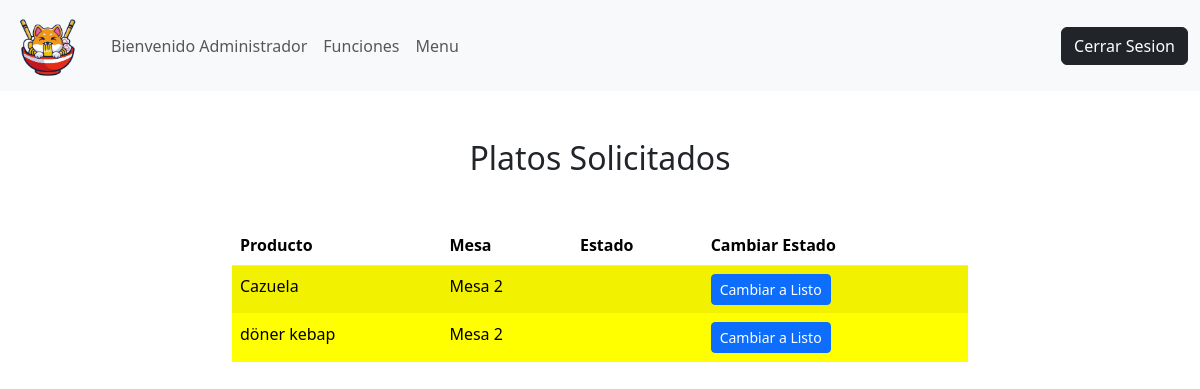
/estadopedidoc (signed in), run on an earlier commit of the app's database.
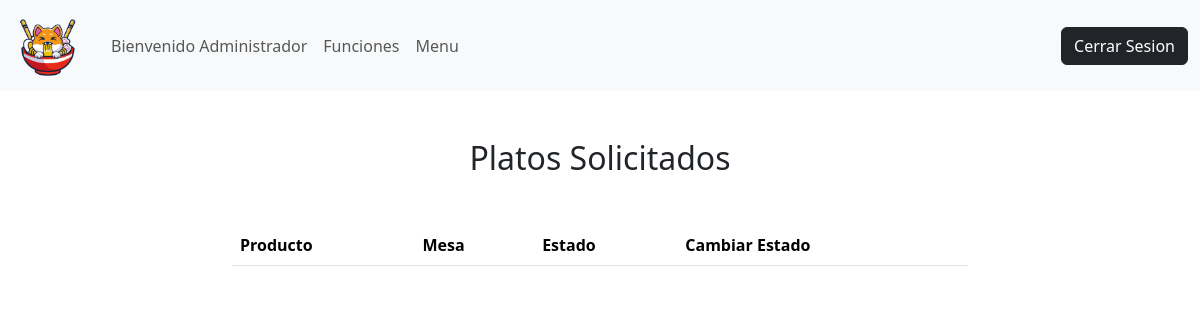
And on a later commit of the database.
### appweb/models.py (models this page shows, shortened)
class Descripción_Pedidos(models.Model):
    ID = models.AutoField(primary_key=True, help_text="Id")
    ID_Pedido = models.ForeignKey(Pedidos, on_delete=models.CASCADE, help_text="Id de pedido")
    ID_Platos = models.ForeignKey(Platos, on_delete=models.CASCADE, help_text="Id del plato")
    Costo = models.IntegerField(help_text="Valor total del pedido")
    Sol_cocina = models.BooleanField(default=0)
    Listo = models.BooleanField(default=0)

class Platos(models.Model):
    ID_Plato = models.AutoField(primary_key=True, help_text="Id del plato")
    Nombre = models.CharField(max_length=50)
    Costo = models.IntegerField()
    Region = models.CharField(max_length=50)
    Cantidad_Comensales = models.IntegerField()
    Descripcion = models.TextField(max_length=200)
    Disponibilidad = models.BooleanField(default=0)
    imagen = models.ImageField(upload_to="Platos", null=True)

class Pedidos(models.Model):
    ID_Pedido = models.AutoField(primary_key=True, help_text="Id del pedido")
    ID_Mesa = models.ForeignKey(Mesa, on_delete=models.CASCADE, help_text="Id de la mesa")
    Estado = models.CharField(default="Sin Solicitud",max_length=20, help_text="Estado en el cual se encuentra el pedido")
    Correo_Sol = models.EmailField(null=True,help_text="Correo electronico del usuario")

class Mesa (models.Model):
    ID_Mesa = models.AutoField(primary_key=True, help_text="Id de la mesa")
    Nombre_Mesa = models.CharField(max_length=10, help_text="Identificador de la mesa")
    Estado_Ocupado = models.BooleanField()
    Estado_Reservado = models.BooleanField()

### appweb/views.py (the view)
# urls.py: path('estadopedidoc',estadopedidoc,name='estadopedidoc'),
@login_required(login_url="/accounts/login")
def estadopedidoc (request):
    pedidos =  Descripción_Pedidos.objects.all()
    data = {
        "pedidos": pedidos,
          }
    return render(request, "mantenedor/cocinero/estadopedidoc.html", data)

### appweb/context_processor.py (called while the page is built)
def costo_total_carro(request):
    total=0
    if 'carro' in request.session:
        for key, value in request.session["carro"].items():
            total=total+(int(value["precio"]))
    return {"costo_total_carro":total}

### appweb/templates/mantenedor/cocinero/estadopedidoc.html (shortened to what this page needs)
{% extends 'base.html' %}
{% load static %}
{% load crispy_forms_tags %}
{% block contenido %}
<div class="container">
  <div class="row justify-content-center">
    <div class="col-md-8">
      <div class="text-center">
        <h2 class="mt-5 mb-5">Platos Solicitados</h2>
      </div>
      <div class="table-responsive">
        <table class="table table-striped table-hover">
          <thead>
            <tr>
              <th scope="col">Producto</th>
              <th scope="col">Mesa</th>
              <th scope="col">Estado</th>
              <th scope="col">Cambiar Estado</th>
            </tr>
          </thead>
          <tbody>
            {% for y in pedidos %}
              {% if y.Listo == 0 %}
                <tr>
                  <td style="background-color: yellow;">{{ y.ID_Platos.Nombre }}</td>
                  <td style="background-color: yellow;">{{ y.ID_Pedido.ID_Mesa.Nombre_Mesa }}</td>
                  <td style="background-color: yellow;">
                  </td>
                  {% if y.Listo == 0 %}
                    <td style="background-color: yellow;">
                      <a href="{% url 'estadoplatolisto' y.ID %}" class="btn btn-primary btn-sm">Cambiar a Listo</a>
                    </td>
                  {% else %}
                    <td></td>
                  {% endif %}
                </tr>
              {% endif %}
            {% endfor %}
          </tbody>
        </table>
      </div>
    </div>
  </div>
</div>
{% endblock %}

What changed in the data, as far as the page shows it:
removed Descripción_Pedidos: ID_Platos.Nombre "Cazuela", ID_Pedido.ID_Mesa.Nombre_Mesa "Mesa 2", Listo "Cambiar a Listo"
removed Descripción_Pedidos: ID_Platos.Nombre "döner kebap", ID_Pedido.ID_Mesa.Nombre_Mesa "Mesa 2", Listo "Cambiar a Listo"
